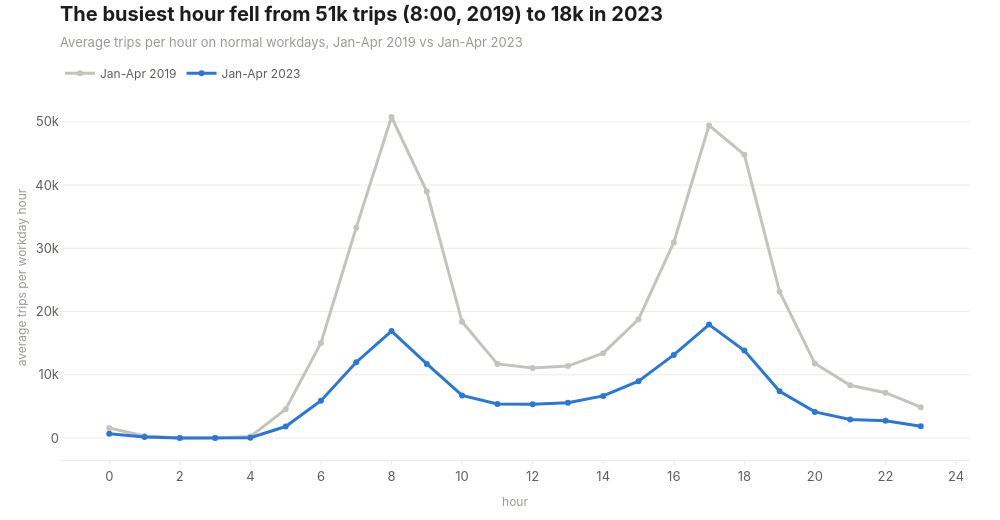

Notebook cell for this chart:
### Code cell
line_2019 = go.Scatter(
    x=by_hour["hour"],
    y=by_hour["trips_2019"],
    mode="lines+markers",
    name=BEFORE,
    line=dict(color=viz.CONTEXT, width=3),
    hovertemplate="%{x}:00 - %{y:,.0f} trips<extra>%{fullData.name}</extra>",
)
line_2023 = go.Scatter(
    x=by_hour["hour"],
    y=by_hour["trips_2023"],
    mode="lines+markers",
    name=AFTER,
    line=dict(color=viz.ACCENT, width=3),
    hovertemplate="%{x}:00 - %{y:,.0f} trips<extra>%{fullData.name}</extra>",
)

fig = go.Figure([line_2019, line_2023])
fig.update_xaxes(title_text="hour", dtick=2)
fig.update_yaxes(title_text="average trips per workday hour", tickformat="~s")

peak_hour_2019 = 0
peak_trips_2019 = 0.0
peak_trips_2023 = 0.0
for row in by_hour.to_dict("records"):
    if row["trips_2019"] > peak_trips_2019:
        peak_hour_2019 = int(row["hour"])
        peak_trips_2019 = row["trips_2019"]
    if row["trips_2023"] > peak_trips_2023:
        peak_trips_2023 = row["trips_2023"]

title = (
    f"The busiest hour fell from {peak_trips_2019 / 1000:.0f}k trips ({peak_hour_2019}:00, 2019) "
    f"to {peak_trips_2023 / 1000:.0f}k in 2023"
)
subtitle = "Average trips per hour on normal workdays, Jan-Apr 2019 vs Jan-Apr 2023"
viz.titled(fig, title, subtitle)
viz.save(fig, "05_hourly_levels")
fig

### Figure 1 — Plotly figure (JSON) as saved in the notebook; plotly's stock layout.template omitted (floating-point values rounded to 4 significant figures)
{"data": [{"hovertemplate": "%{x}:00 - %{y:,.0f} trips<extra>%{fullData.name}</extra>", "line": {"color": "#c4c3bd", "width": 3}, "mode": "lines+markers", "name": "Jan-Apr 2019", "type": "scatter", "x": [0, 1, 2, 3, 4, 5, 6, 7, 8, 9, 10, 11, 12, 13, 14, 15, 16, 17, 18, 19, 20, 21, 22, 23], "y": [1585.0, 307.0, 1.0, 2.0, 221.0, 4537.0, 15030.0, 33260.0, 50760.0, 38970.0, 18380.0, 11710.0, 11070.0, 11370.0, 13420.0, 18770.0, 30920.0, 49430.0, 44810.0, 23140.0, 11770.0, 8346.0, 7162.0, 4875.0]}, {"hovertemplate": "%{x}:00 - %{y:,.0f} trips<extra>%{fullData.name}</extra>", "line": {"color": "#2a78d6", "width": 3}, "mode": "lines+markers", "name": "Jan-Apr 2023", "type": "scatter", "x": [0, 1, 2, 3, 4, 5, 6, 7, 8, 9, 10, 11, 12, 13, 14, 15, 16, 17, 18, 19, 20, 21, 22, 23], "y": [691.0, 160.0, 17.0, 2.0, 43.0, 1812.0, 5904.0, 11980.0, 16910.0, 11720.0, 6735.0, 5377.0, 5357.0, 5592.0, 6662.0, 8987.0, 13140.0, 17930.0, 13830.0, 7397.0, 4129.0, 2935.0, 2728.0, 1862.0]}], "layout": {"height": 520, "title": {"text": "<b>The busiest hour fell from 51k trips (8:00, 2019) to 18k in 2023</b><br><span style='font-size:13px;color:#9a9993'>Average trips per hour on normal workdays, Jan-Apr 2019 vs Jan-Apr 2023</span>"}, "width": 1000, "xaxis": {"dtick": 2, "title": {"text": "hour"}}, "yaxis": {"tickformat": "~s", "title": {"text": "average trips per workday hour"}}}}
